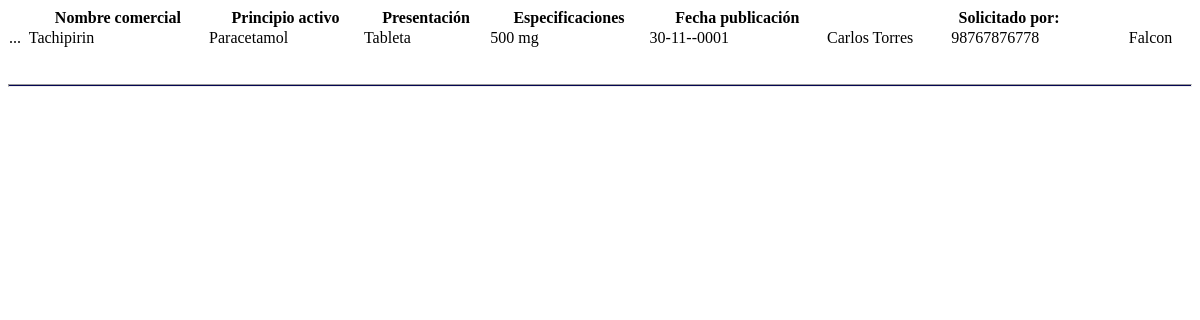
Page /buscador/buscarTodosMedicamSolicitados.php on the committed database.
### tables this page shows
CREATE TABLE `medicamentos_solicitados` (
  `ID_MS` int(11) NOT NULL,
  `nombre_MedSol` varchar(50) NOT NULL,
  `principio_MedSol` varchar(50) NOT NULL,
  `presentacion_MedSol` varchar(20) NOT NULL,
  `especificacion_MedSol` varchar(100) NOT NULL,
  `laboratorio_MedSol` datetime NOT NULL DEFAULT CURRENT_TIMESTAMP ON UPDATE CURRENT_TIMESTAMP,
  `cantidad_MedSol` varchar(20) NOT NULL,
  `nombre_solicitante` varchar(20) NOT NULL,
  `apellido_solicitante` varchar(20) NOT NULL,
  `telefono_solicitante` varchar(14) NOT NULL,
  `estado_solicitante` varchar(15) NOT NULL,
  `fecha_solicitud` date NOT NULL
);

### buscador/buscarTodosMedicamSolicitados.php (the view, shortened to what this page needs)
<?php
	include("../conexion/Conexion_BD.php");
    $Consulta=  "SELECT * FROM medicamentos_solicitados";
	$Recordset= mysqli_query($conexion,$Consulta);
    if(mysqli_num_rows($Recordset) != 0){?>
        <table style="border-collapse: collapse; width: 100%;">
            <thead>
                <tr>
                    <th class="buscar_3"></th>
                    <th>Nombre comercial</th>
                    <th>Principio activo</th>
                    <th>Presentación</th>
                    <th>Especificaciones</th>
                    <th style="text-align: center;">Fecha publicación</th>
                    <th colspan="4" class="detalle_4">Solicitado por:</th>
                </tr>
            </thead>
                <?php
                while($medicamento= mysqli_fetch_array($Recordset)){
                    $fechaFormatoMySQL = $medicamento["fecha_solicitud"];
                    $fechaFormatoPHP = date("d-m-Y", strtotime($fechaFormatoMySQL));
                ?>
                <tbody class="buscar_2">
                    <tr class="buscar_1">
                        <td class="buscar_3">...</td>
                        <td class="textoCelda_4"><?php echo $medicamento["nombre_MedSol"];?></td>
                        <td class="textoCelda_4"><?php echo $medicamento["principio_MedSol"];?></td>
                        <td class="textoCelda_4"><?php echo $medicamento["presentacion_MedSol"];?></td>
                        <td class="textoCelda_4"><?php echo $medicamento["especificacion_MedSol"];?></td>
                        <td class="textoCelda_4C"><?php echo $fechaFormatoPHP;?></td>
                        <td class="textoCelda_4A detalle_4"><?php echo $medicamento["nombre_solicitante"] . " " . $medicamento["apellido_solicitante"];?></td>
                        <td class="textoCelda_4B" style="width: 15%;"><?php echo $medicamento["telefono_solicitante"];?></td>
                        <td class="textoCelda_4B"><?php echo $medicamento["estado_solicitante"];?></td>
                    </tr>
                </tbody>
                        <?php
            } ?>
        </table> <?php
        }
        else{
            echo "<h3>Sin resultados en la busqueda.</h3>";
            echo "<a class='buttonCuatro' style='margin:auto' href='javascript:history.go(0)'>Limpiar</a>";
        }
     ?>
        <hr id="linea" style=" background-color: #040652; margin-bottom: 5%; height: 1px; margin-top: 3%;">

### rows in the picture
medicamentos_solicitados: nombre_MedSol "Tachipirin", principio_MedSol "Paracetamol", presentacion_MedSol "Tableta", especificacion_MedSol "500 mg", fecha_solicitud "30-11--0001", nombre_solicitante "Carlos", apellido_solicitante "Torres", telefono_solicitante "98767876778", estado_solicitante "Falcon"
